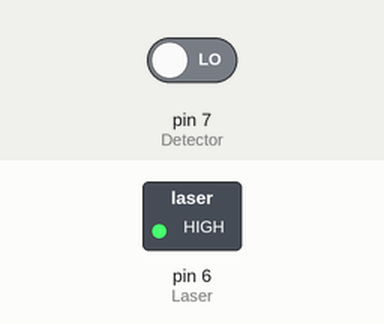
Simulated run of this sketch. Board: Arduino Uno, built with avr-gcc and run on an emulated ATmega328P. Shown: switched loads named in the sketch (green lamp = pin HIGH). The inputs (shaded band) are chosen by the test bench; at power-on: pin 7 (Detector) LOW. Pins used as bus, display or sensor lines are not drawn; what the sketch prints to the serial monitor is not drawn.

Above: at 0.1 s.
Timing chart, 0 to 1.6 s (numbered marks = the images above):
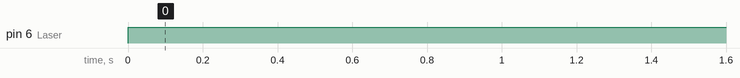

Measured:
- by itself, pin 6 (Laser): LOW → HIGH at 0.00 s

The sketch:

laser_and_detector_photon.ino
```cpp
/*
Code for KY-008 Laser and Laser Detector
by eLab Peers (C) 2014.
Visit us at:
http://www.elabpeers.com
All rights reserved.
Wiring:
1.  VCC to 5V on Arduino board
2.  GND to GND on Arduino board
3.  S on KY-008 Laser to Pin 6 on Arduino board
4.  OUT on Laser Dector to Pin 7 on Arduino board
*/

/****
KC: This is code from the KY-008 Laser and Laser Detector website:
https://www.elabpeers.com/ky-008-laser-x-laser-detector.html
The following .c code will work and explains some of the rationale of the code in loop
//  int main(){
//  int count = 0;
//  int avg = 0;
//  while(1){
//    int ph;
//    cin >> ph;
//    count ++;
//    avg = (avg*(count-1) + ph)/count;
//    cout << endl<< avg << endl;
//  }
//}
It basically updates the average based off of new information. When the arm first
powers on, it'll be pretty slow
****/

int Laser = 6;
int Detector = 7;
int led = 0;


long long count = 0;
long avg = 0;

unsigned long val_counts [2] = {0,0}; //used to get the ratio of 0s to 1s

unsigned long previous_values [5]; //NL: We need to hardcode the size on Photon
int ind = 0; //NL: We can't name this index

int prev_sig = 0;


void setup()
{

  Serial.begin (9600);
  pinMode(Laser, OUTPUT);
  pinMode(Detector, INPUT);
  pinMode(led, OUTPUT);
}

void loop()
{
  int i = 0;
  unsigned long ratio = 0;
  digitalWrite(Laser, HIGH);
  boolean val = digitalRead(Detector);


  if (val) {
      //laser was not detected
      val_counts[1]++;
      Serial.print(val);
      digitalWrite(led,LOW);
  }
  else {
      //laser was detected
      val_counts[0]++;
      Serial.print(val);
      digitalWrite(led,HIGH);
  }


  if (val != prev_sig && !val){
      //need to account for the case where
      //the laser is detected for more than one loop
      //but maintains a 359 : 1 non-detect : detect ratio
      //since there are 360 degrees in a circle
      //see line 108 ("ratio = val_counts[1]/val_counts[0];")


      int i = 0;
      avg = 0;

      previous_values[ind] = val_counts[1]/val_counts[0];
      ind = (ind + 1) % 5;

      for (; i < 5 ; i++){
        avg += val;
      }

      avg /= 5;
  }
  prev_sig = val;
  //ratio = val_counts[1]/val_counts[0];

// Serial.print(ratio+ " \n");
// KC: There are some display issues. My guess is that there's some sort of overflow issue.


}  
```
